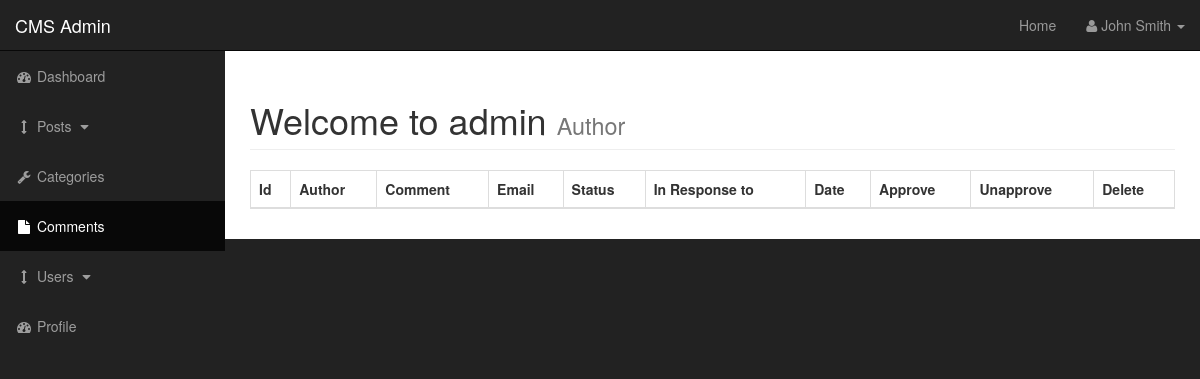
/admin/comments.php, run on an earlier commit of the app's database.
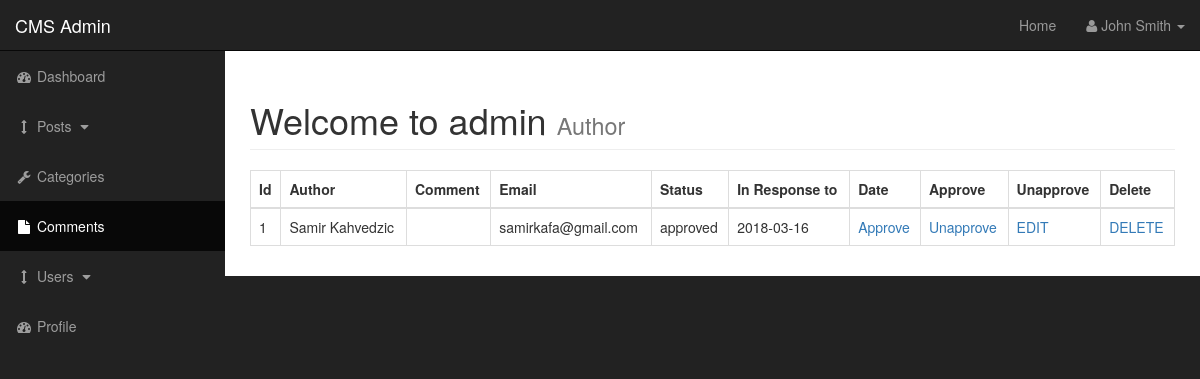
And on a later commit of the database.
### tables this page shows
CREATE TABLE `comments` (
  `comment_id` int(3) NOT NULL,
  `comment_post_id` int(3) NOT NULL,
  `comment_author` varchar(255) NOT NULL,
  `comment_email` varchar(255) NOT NULL,
  `comment_content` text NOT NULL,
  `comment_status` varchar(255) NOT NULL,
  `comment_date` date NOT NULL
);

### admin/includes/view_all_comments.php (the view, shortened to what this page needs)
<table class="table table-bordered table-hover">
                        <thead>
                            <tr>
                            <th>Id</th>
                            <th>Author</th>
                            <th>Comment</th>
                            <th>Email</th>
                            <th>Status</th>
                            <th>In Response to</th>
                            <th>Date</th>
                            <th>Approve</th>
                            <th>Unapprove</th>
                            <th>Delete</th>
                            </tr>
                        </thead>
                        <tbody>
                           <?php
                                $query = "SELECT * FROM comments";
    $select_comments = mysqli_query($connection, $query);
    while($row = mysqli_fetch_assoc($select_comments)){
        $comment_id =$row['comment_id'];
        $comment_author =$row['comment_author'];             $comment_content =$row['comment_content'];
        $comment_email =$row['comment_email'];
        $comment_status =$row['comment_status'];
        $comment_date =$row['comment_date'];
        echo "<tr>";
        echo "<td>{$comment_id}</td>";
        echo "<td>{$comment_author}</td>";
        echo "<td>{$$comment_content}</td>";
        echo "<td>{$comment_email}</td>";
        echo "<td>{$comment_status}</td>";
        echo "<td>{$comment_date}</td>";
        echo "<td><a href = 'posts.php?source=edit_post&p_id={$post_id}'>Approve</a></td>";
        echo "<td><a href = 'posts.php?delete={$post_id}'>Unapprove</a></td>";
        echo "<td><a href = 'posts.php?source=edit_post&p_id={$post_id}'>EDIT</a></td>";
        echo "<td><a href = 'posts.php?delete={$post_id}'>DELETE</a></td>";
        echo "</tr>";
    }
                            ?>
                        </tbody>
                    </table>

### admin/includes/admin_navigation.php (shortened to what this page needs)
<nav class="navbar navbar-inverse navbar-fixed-top" role="navigation">
            <div class="navbar-header">
                <a class="navbar-brand" href="index.php">CMS Admin</a>
            </div>
            <ul class="nav navbar-right top-nav">
                <li><a href = "../index.php">Home</a></li>
                <li class="dropdown">
                    <a href="#" class="dropdown-toggle" data-toggle="dropdown"><i class="fa fa-user"></i> John Smith <b class="caret"></b></a>
                </li>
            </ul>
            <div class="collapse navbar-collapse navbar-ex1-collapse">
                <ul class="nav navbar-nav side-nav">
                    <li>
                        <a href="index.php"><i class="fa fa-fw fa-dashboard"></i> Dashboard</a>
                    </li>
                     <li>
                        <a href="javascript:;" data-toggle="collapse" data-target="#post_dopdown"><i class="fa fa-fw fa-arrows-v"></i> Posts <i class="fa fa-fw fa-caret-down"></i></a>
                    </li>
                    <li>
                        <a href="../admin/categories.php"><i class="fa fa-fw fa-wrench"></i> Categories</a>
                    </li>
                    <li class="active">
                        <a href="../admin/comments.php"><i class="fa fa-fw fa-file"></i> Comments</a>
                    </li>
                      <li>
                        <a href="javascript:;" data-toggle="collapse" data-target="#demo"><i class="fa fa-fw fa-arrows-v"></i> Users <i class="fa fa-fw fa-caret-down"></i></a>
                    </li>
                    <li>
                        <a href="index-rtl.html"><i class = "fa fa-fw fa-dashboard"></i> Profile</a>
                    </li>
                </ul>
            </div>
        </nav>

What changed in the data, as far as the page shows it:
added comments: comment_id "1", comment_author "Samir Kahvedzic", comment_email "samirkafa@gmail.com", comment_status "approved", comment_date "2018-03-16"
